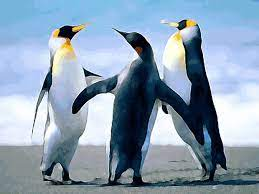
#> input picture img/pinguins.jpeg, 259 x 194 px, found by its file name
$ jupyter execute '5.Manipulação de histogramas.ipynb'
#> lines starting #> are read from the running program, lines starting #| are printed output that depends on the picture; after the words box and inside, x2 and y2 are one past the last pixel; in counts of white or black regions, pixels touching at a corner belong together
# Carregando libs

[cell 1]
from google.colab import drive
drive.mount('/content/drive')
from google.colab.patches import cv2_imshow

[cell 2]
import cv2
import matplotlib.pyplot as plt

# Operando com histograma

[cell 3]
#@title Carregando imagem

img=cv2.imread('/content/drive/MyDrive/Colab Notebooks/PDI/img/pinguins.jpeg')
#> img is the input picture: shape (194, 259, 3); mean B, G, R 177.7, 158, 137.8
img_g=cv2.imread('/content/drive/MyDrive/Colab Notebooks/PDI/img/pinguins.jpeg', cv2.IMREAD_GRAYSCALE)
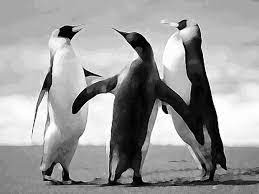
#> img_g: shape (194, 259); min 0, max 255, mean 154.2
img_gc=img_g.copy() #copia da imagem em tom de cinza
cv2_imshow(img_gc)
cv2_imshow(img_g)
cv2_imshow(img)
print(img_g.shape)
#| (194, 259)

[cell 4]
#@title Criando histograma da imagem cinza
hist=plt.hist(img_gc.ravel(),256,[0,256],)
plt.show()
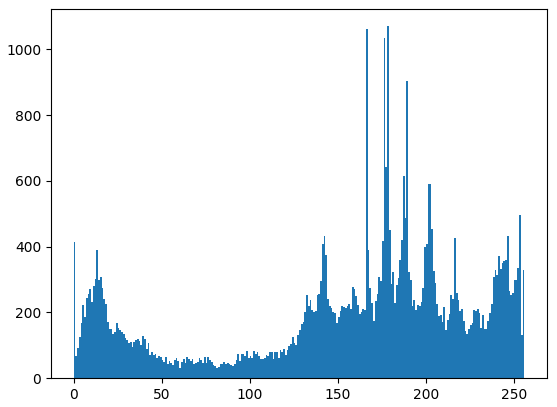
#> figure drawn by matplotlib, 1 panel; tallest bar 1070 high, from x = 178 to 179
print(max(hist[0]))
#| 1070.0

[cell 5]
histg = cv2.calcHist([img_gc],[0],None,[256],[0,256])
#> histg = 256 values, max 1070 at index 178, min 30 at index 60, mean 196.3
plt.plot(histg)
plt.show()
#> figure, not shown here; curve peaks at x = 178, y = 1070

[cell 6]
#@title Imagem com histograma

inicio=(0,0)
fim=(65,40)
cv2.rectangle(img_gc,inicio,fim,(0,0,0),-1)
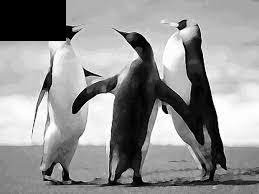
#> img_gc: shape (194, 259); 5.36% of pixels changed, all inside (x1, y1, x2, y2) = (0, 0, 66, 41)
for i in range(len(histg)):
  cv2.line(img_gc, (int(i/4),0),(int(i/4),int(histg[i]/26.75)),(255,255,255),)
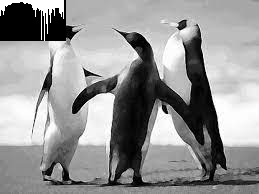
#> img_gc: shape (194, 259); 1.27% of pixels changed, all inside (x1, y1, x2, y2) = (0, 0, 64, 41)
cv2_imshow(img_gc)

[cell 7]
#@title Imagem equalizada
equali=cv2.equalizeHist(img_g)
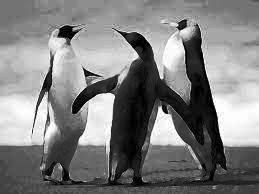
#> equali: shape (194, 259); min 0, max 255, mean 127.3
cv2_imshow(equali)
hist=plt.hist(equali.ravel(),256,[0,256],)
plt.show()
#> figure, not shown here; tallest bar 1070 high, from x = 142 to 143

[cell 8]
import numpy as np
res = np.hstack((img_g,equali)) #coloca imagens lado a lado
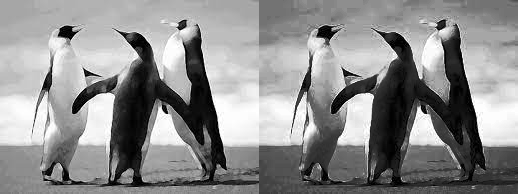
#> res: shape (194, 518); min 0, max 255, mean 140.7
cv2_imshow(res)

[cell 9]
#@title Histograma da imagem para BRG

#criando os hsitogramas dos canais
histog_b=cv2.calcHist([img],[0],None,[256],[0,256])
#> histog_b = 256 values, max 3558 at index 255, min 5 at index 1, mean 196.3
histog_g=cv2.calcHist([img],[1],None,[256],[0,256])
#> histog_g = 256 values, max 1226 at index 191, min 35 at index 60, mean 196.3
histog_r=cv2.calcHist([img],[2],None,[256],[0,256])
#> histog_r = 256 values, max 2461 at index 0, min 24 at index 56, mean 196.3

#plotando os canais
plt.subplot(1,3,1)
plt.plot(histog_b)
plt.subplot(1,3,2)
plt.plot(histog_g)
plt.subplot(1,3,3)
plt.plot(histog_r)
plt.show()
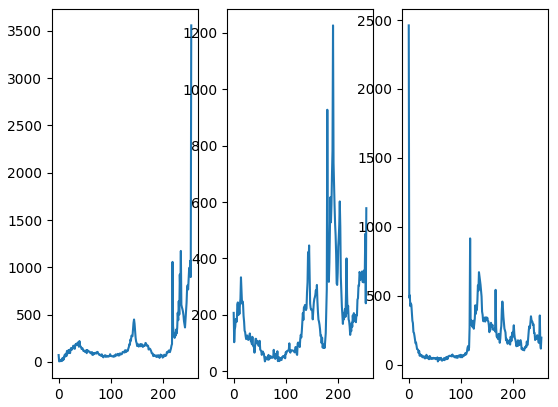
#> figure drawn by matplotlib, 3 panels; panel 1: curve peaks at x = 255, y = 3558; panel 2: curve peaks at x = 191, y = 1226; panel 3: curve peaks at x = 0, y = 2461

# Comparando histogramas

[cell 10]
cv2.imwrite('ultimo_hist.png',histg) #histograma da imagem em tons de cinza
nova_img=str(input('Digite o caminho para a imagem que deseja usar o novo histograma: '))
#> the answer given: img/pinguins.jpeg
imgHN=cv2.imread(nova_img, cv2.COLOR_BAYER_GR2GRAY)
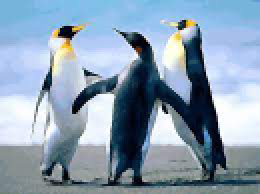
#> imgHN: shape (97, 130, 3) (shown 2 times larger); mean B, G, R 177.8, 158.2, 137.8

[cell 11]
histo_novo=cv2.calcHist([imgHN],[0], None, [256], [0,256])
#> histo_novo = 256 values, max 816 at index 255, min 1 at index 3, mean 49.26
plt.plot(histo_novo)
plt.show
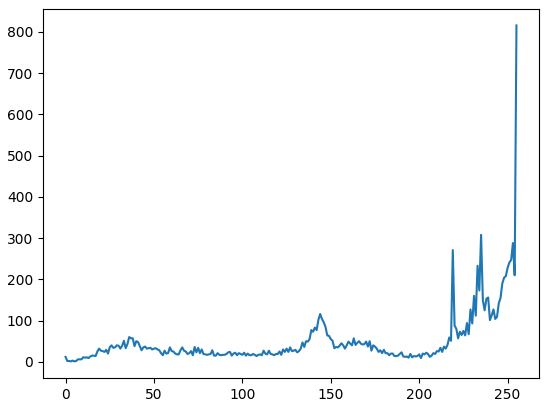
#> figure drawn by matplotlib, 1 panel; curve peaks at x = 255, y = 816

[cell 12]
histos_lado = np.hstack((histg,histo_novo)) #coloca imagens lado a lado
#> histos_lado = 256 pairs, first value 30 to 1070, second value 1 to 816
plt.plot(histos_lado)
plt.show()
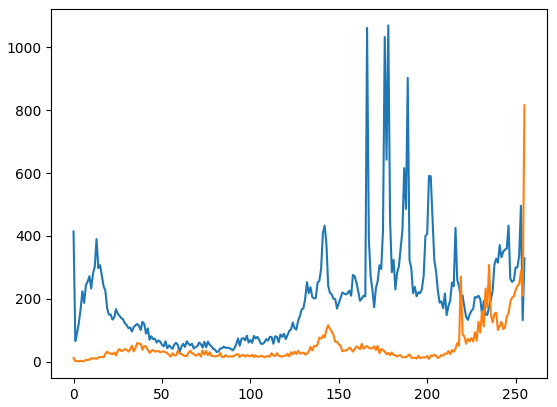
#> figure drawn by matplotlib, 1 panel; curve peaks at x = 178, y = 1070; curve peaks at x = 255, y = 816

[cell 13]
compara=cv2.compareHist(histg,histo_novo,cv2.HISTCMP_BHATTACHARYYA)
#> compara = 0.365
compara
#> Out = 0.365

$ run again, with img/ParafusoBorrado.jpg copied over img/pinguins.jpeg
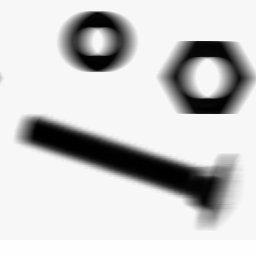
#> input picture img/ParafusoBorrado.jpg, 256 x 256 px, found by its file name
#> img is the input picture: shape (256, 256, 3); min 0, max 254, mean 203.9
#| (256, 256)
#| 37878.0
#> histg = 256 values, max 37878 at index 247, min 0 at index 255, mean 256
#> `res = np.hstack((img_g,equali))`:
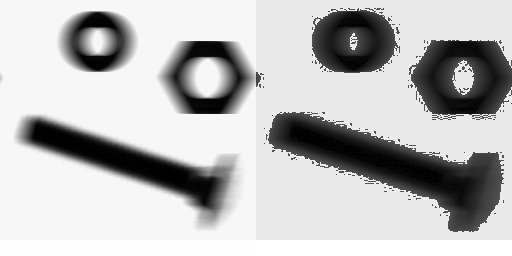
#> res: shape (256, 512); min 0, max 255, mean 186.8
#> histog_b has the same summary as histg
#> histog_g has the same summary as histg
#> histog_r has the same summary as histg
#> histo_novo = 256 values, max 9576 at index 247, min 0 at index 250, mean 64
#> `[cell 11] histo_novo=cv2.calcHist([imgHN],[0], None, [256], [0,256]) p..`:
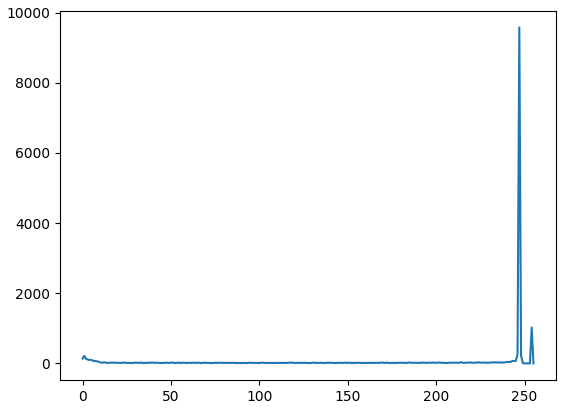
#> figure drawn by matplotlib, 1 panel; curve peaks at x = 247, y = 9576
#> histos_lado = 256 pairs, first value 0 to 37878, second value 0 to 9576
#> compara = 0.0629
